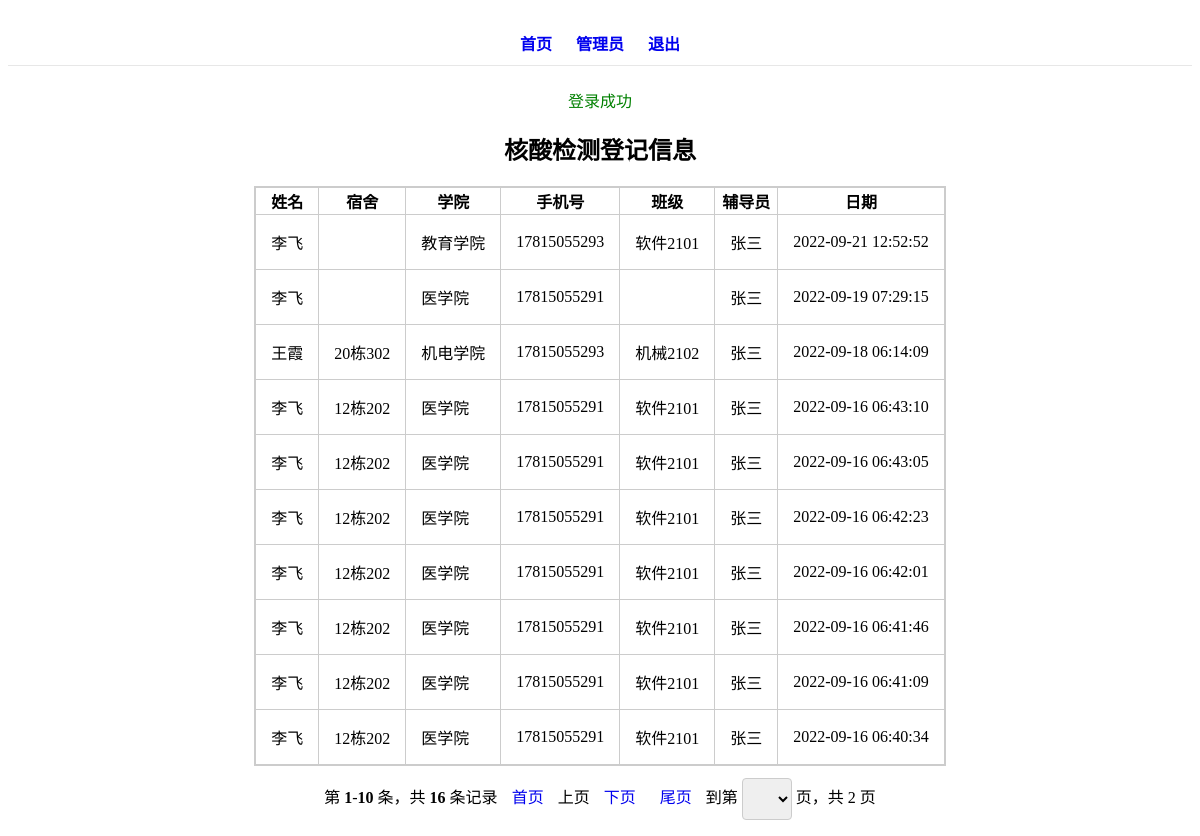
The page /admin/panel.php (signed in) on the database its author committed.
### tables this page shows
CREATE TABLE IF NOT EXISTS `tbl_user` (
  `uid` int(10) unsigned NOT NULL AUTO_INCREMENT,
  `fullname` varchar(100) NOT NULL,
  `dorm` varchar(100) NOT NULL,
  `college` varchar(18) NOT NULL,
  `telephone` varchar(18) NOT NULL,
  `class` varchar(50) NOT NULL,
  `counseller` varchar(50) NOT NULL,
  `test_date` datetime NOT NULL,
  PRIMARY KEY (`uid`)
);

### admin/panel.php (the view, shortened to what this page needs)
<!DOCTYPE html>
<html lang="en">
<head>
    <link rel="stylesheet" type="text/css" href="../style.css">
</head>
<body>
    <div class='div_parent'>
        <h4>
            <nav class="navbar">
                <a href="panel.php">首页</a>
                <a href="list_admin.php">管理员</a>
                <a href="logout.php">退出</a>
            </nav>
        </h4>
        <div class ="success">
            <?php
                if(isset($_SESSION['login']))
                {
                    echo $_SESSION['login'];
                }
            ?>
        </div>
        <h2>核酸检测登记信息</h2>
        <table class='panel_table'>
            <tr>
                <th>姓名</th>
                <th>宿舍</th>
                <th>学院</th>
                <th>手机号</th>
                <th>班级</th>
                <th>辅导员</th>
                <th>日期</th>
            </tr>
            <?php
                include_once 'page.php';
                $conn = mysqli_connect("localhost", "root", "", "testdb");
                $sql = "select count(uid) as total from tbl_user";
                $res = mysqli_query($conn, $sql);
                $oneArray = mysqli_fetch_array($res);
                $totalNumber = $oneArray['total'];
                $perPage = 10;
                paging($totalNumber, $perPage);
                $sql = "select * from tbl_user order by uid DESC limit $firstCount, $perPage";
                $res = mysqli_query($conn, $sql);
                $count = mysqli_num_rows($res);
                if ($count > 0) {
                    while($row = mysqli_fetch_assoc($res)) {
                        $fullname = $row['fullname'];
                        $dorm = $row['dorm'];
                        $college = $row['college'];
                        $telephone = $row['telephone'];
                        $class = $row['class'];
                        $counseller = $row['counseller'];
                        $test_date = $row['test_date'];
                        ?>
                        <tr>
                            <td><?php echo $fullname  ?></td>
                            <td><?php echo $dorm  ?></td>
                            <td><?php echo $college  ?></td>
                            <td><?php echo $telephone  ?></td>
                            <td><?php echo $class  ?></td>
                            <td><?php echo $counseller  ?></td>
                            <td><?php echo $test_date  ?></td>
                        </tr>
                        <?php
                    }
                }
                else {
                }
            ?>
        </table>
        <div>
            <?php
            echo "$pageNav";
            ?>
        </div>
    </div>
</body>
</html>

### admin/page.php (shortened to what this page needs)
<?php
if (!function_exists('paging')) {
    function paging($total, $displayPG, $url = '')
    {
        $page = isset($_GET['page']) ?  $_GET['page'] : 1;
        if (!$url) {
            $url = $_SERVER["REQUEST_URI"];
        }
        $parse_url = parse_url($url);
        $url_query = isset($parse_url["query"]) ?  $parse_url["query"] : '';
        if ($url_query) {
            $url_query = preg_replace("/(^|&)page=$page/", "", $url_query);
            $url = str_replace($parse_url["query"], $url_query, $url);
            if ($url_query) $url .= "&page"; else $url .= "page";
        } else {
            $url .= "?page";
        }
        $lastpg = ceil($total / $displayPG);
        $page = min($lastpg, $page);
        $prepg = $page - 1;
        $nextpg = ($page == $lastpg ? 0 : $page + 1);
        $firstCount = ($page - 1) * $displayPG;
        $pageNav = "第 <B>" . ($total ? ($firstCount + 1) : 0) . "</B>-<B>" . min($firstCount + $displayPG, $total) . "</B> 条，共<B> $total </B>条记录";
        $pageNav .= " <a href=$url=1 mce_href=$url=1>首页</a> ";
        if ($prepg) $pageNav .= " <a href=$url=$prepg mce_href=$url=$prepg>上页</a> "; else $pageNav .= " 上页 ";
        if ($nextpg) $pageNav .= " <a href=$url=$nextpg mce_href=$url=$nextpg>下页</a> "; else $pageNav .= " 下页 ";
        $pageNav .= " <a href=$url=$lastpg mce_href=$url=$lastpg>尾页</a> ";
        $pageNav .= "  到第 <select name='topage' size='1' style='font-size:12px;width:50px;'  onchange='window.location=\"$url=\"+this.value'>\n";
        for ($i = 1; $i <= $lastpg; $i++) {
            if ($i == $page) $pageNav .= "<option value='$i' selected>$i</option>\n";
            else $pageNav .= "<option value='$i'>$i</option>\n";
        }
        $pageNav .= "</select> 页，共 $lastpg 页";
    }
}
?>

### style.css (style rules this page uses)
.div_parent { text-align: center; padding-top: 2px; }
.navbar { padding-bottom: 10px; border-bottom: 1px solid #e7e7e7; }
a { text-decoration:none; margin-left: 10px; margin-right: 10px; }
.success { color: green; }
table { border-collapse: collapse; }
th { text-align: center; }
table, th, td { border: 1px solid #ccc; }
td { padding: 15px; }
.panel_table { display: inline-block; padding: 40rpx; text-align: left; }
input[type=text], input[type=password], [type=email], [type=file],select { width: 100%; padding: 12px 20px; margin: 8px 0; display: inline-block; border: 1px solid #ccc; border-radius: 4px; box-sizing: border-box; }

### rows shown on the page
tbl_user: fullname "李飞", college "教育学院", telephone "17815055293", class "软件2101", counseller "张三", test_date "2022-09-21 12:52:52"
tbl_user: fullname "李飞", college "医学院", telephone "17815055291", counseller "张三", test_date "2022-09-19 07:29:15"
tbl_user: fullname "王霞", dorm "20栋302", college "机电学院", telephone "17815055293", class "机械2102", counseller "张三", test_date "2022-09-18 06:14:09"
tbl_user: fullname "李飞", dorm "12栋202", college "医学院", telephone "17815055291", class "软件2101", counseller "张三", test_date "2022-09-16 06:43:10"
tbl_user: fullname "李飞", dorm "12栋202", college "医学院", telephone "17815055291", class "软件2101", counseller "张三", test_date "2022-09-16 06:43:05"
tbl_user: fullname "李飞", dorm "12栋202", college "医学院", telephone "17815055291", class "软件2101", counseller "张三", test_date "2022-09-16 06:42:23"
tbl_user: fullname "李飞", dorm "12栋202", college "医学院", telephone "17815055291", class "软件2101", counseller "张三", test_date "2022-09-16 06:42:01"
tbl_user: fullname "李飞", dorm "12栋202", college "医学院", telephone "17815055291", class "软件2101", counseller "张三", test_date "2022-09-16 06:41:46"
tbl_user: fullname "李飞", dorm "12栋202", college "医学院", telephone "17815055291", class "软件2101", counseller "张三", test_date "2022-09-16 06:41:09"
tbl_user: fullname "李飞", dorm "12栋202", college "医学院", telephone "17815055291", class "软件2101", counseller "张三", test_date "2022-09-16 06:40:34"

### other values the page prints
$_SESSION['login'] "登录成功"
$firstCount + 1 "1"
min($firstCount + $displayPG, $total) "10"
$total "16"
$lastpg "2"
form field topage "1"
